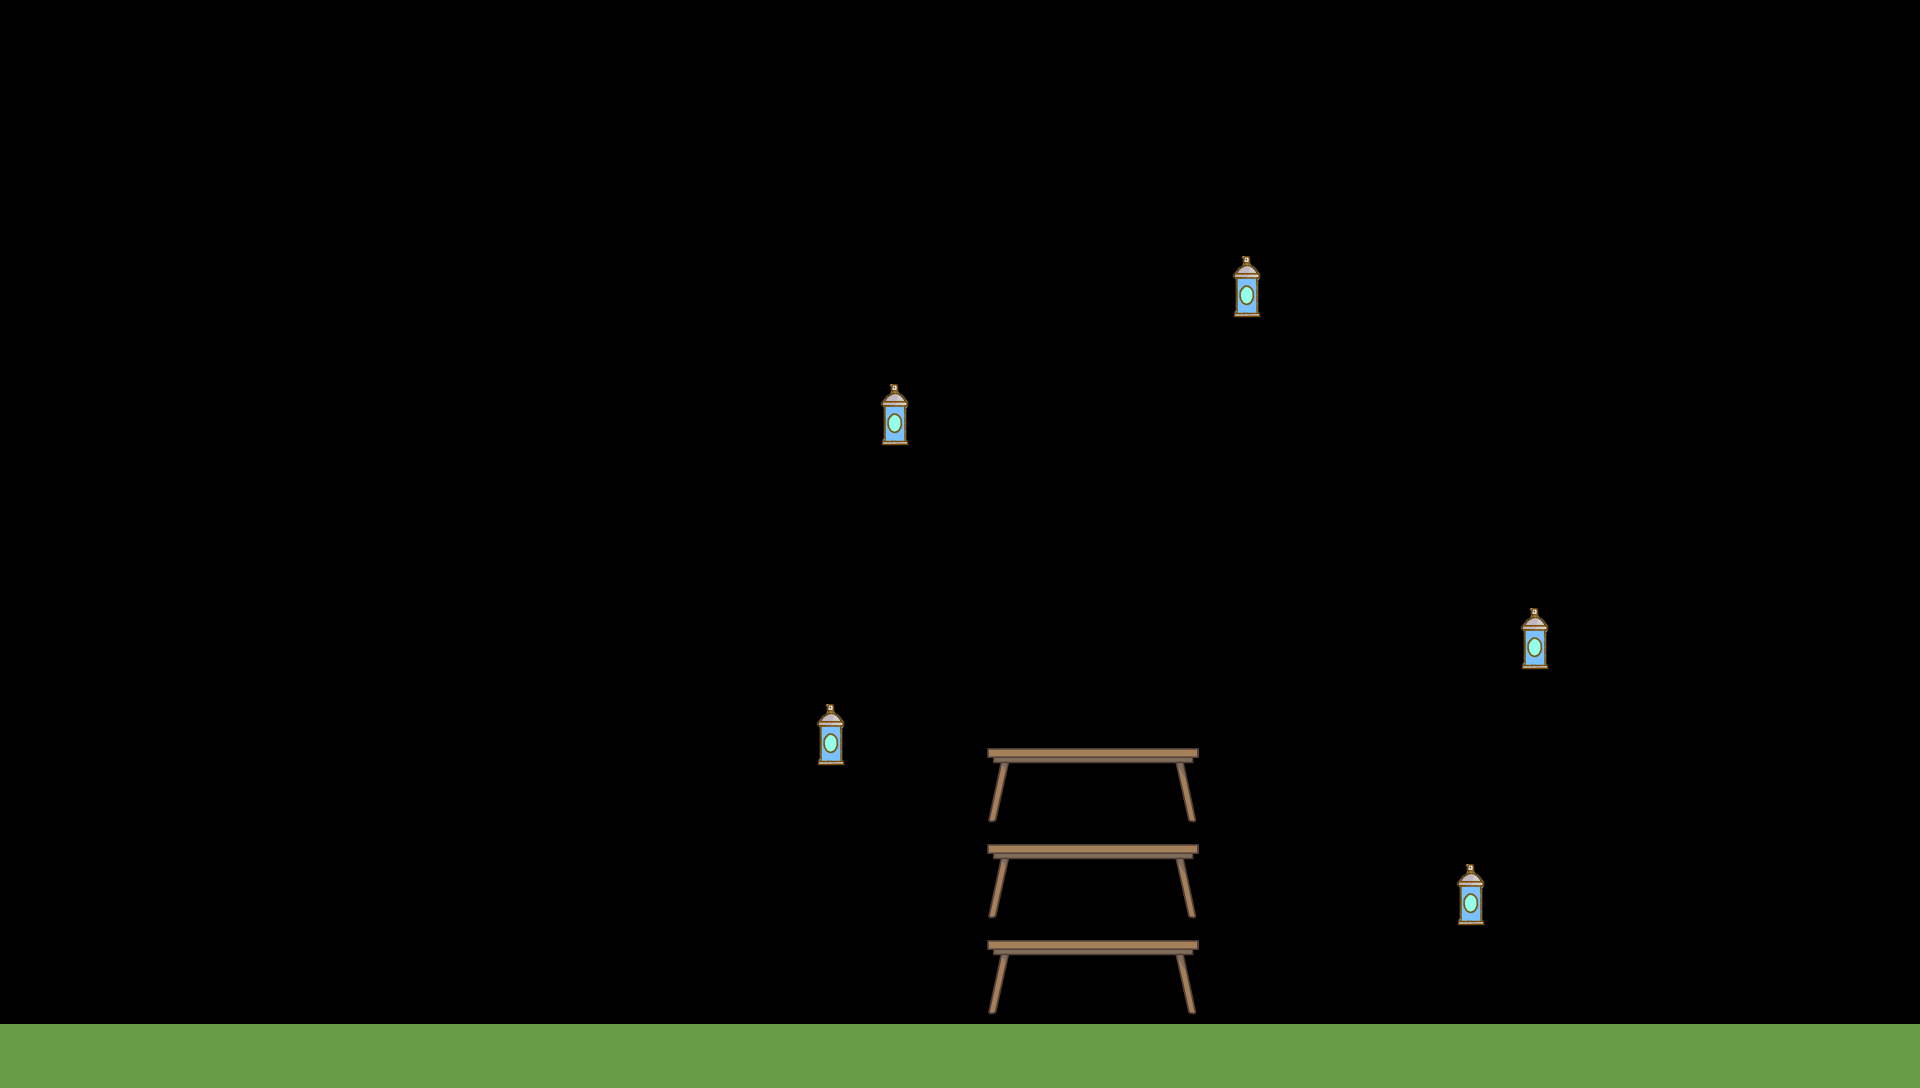

A level layout from a 2D game, rendered from its tile map. Below: a short description, then the map file with tile-grid data replaced by summaries:
An orthogonal 60x34 tile map with 32x32 px tiles, 1 tile layer (Capa de patrones 1).

<map version="1.5" tiledversion="1.7.2" orientation="orthogonal" renderorder="right-down" width="60" height="34" tilewidth="32" tileheight="32" infinite="0" nextlayerid="2" nextobjectid="1">
 <editorsettings>
  <export target="PNIVEL1.tmx" format="tmx" />
 </editorsettings>
 <tileset firstgid="1" name="Atlas" tilewidth="32" tileheight="32" tilecount="6758" columns="109">
  <image source="Atlas.png" width="3500" height="2000" />
  <tile id="1993">
   <properties>
    <property name="Collider" type="bool" value="true" />
   </properties>
  </tile>
  <tile id="1994">
   <properties>
    <property name="Collider" type="bool" value="true" />
   </properties>
  </tile>
  <tile id="1995">
   <properties>
    <property name="Collider" type="bool" value="true" />
   </properties>
  </tile>
  <tile id="1996">
   <properties>
    <property name="Collider" type="bool" value="true" />
   </properties>
  </tile>
  <tile id="1997">
   <properties>
    <property name="Collider" type="bool" value="true" />
   </properties>
  </tile>
  <tile id="1998">
   <properties>
    <property name="Collider" type="bool" value="true" />
   </properties>
  </tile>
  <tile id="1999">
   <properties>
    <property name="Collider" type="bool" value="true" />
   </properties>
  </tile>
  <tile id="2000">
   <properties>
    <property name="Collider" type="bool" value="true" />
   </properties>
  </tile>
  <tile id="2102">
   <properties>
    <property name="Collider" type="bool" value="true" />
   </properties>
  </tile>
  <tile id="2103">
   <properties>
    <property name="Collider" type="bool" value="true" />
   </properties>
  </tile>
  <tile id="2104">
   <properties>
    <property name="Collider" type="bool" value="true" />
   </properties>
  </tile>
  <tile id="2105">
   <properties>
    <property name="Collider" type="bool" value="true" />
   </properties>
  </tile>
  <tile id="2106">
   <properties>
    <property name="Collider" type="bool" value="true" />
   </properties>
  </tile>
  <tile id="2107">
   <properties>
    <property name="Collider" type="bool" value="true" />
   </properties>
  </tile>
  <tile id="2108">
   <properties>
    <property name="Collider" type="bool" value="true" />
   </properties>
  </tile>
  <tile id="2109">
   <properties>
    <property name="Collider" type="bool" value="true" />
   </properties>
  </tile>
  <tile id="2211">
   <properties>
    <property name="Collider" type="bool" value="true" />
   </properties>
  </tile>
  <tile id="2212">
   <properties>
    <property name="Collider" type="bool" value="true" />
   </properties>
  </tile>
  <tile id="2213">
   <properties>
    <property name="Collider" type="bool" value="true" />
   </properties>
  </tile>
  <tile id="2214">
   <properties>
    <property name="Collider" type="bool" value="true" />
   </properties>
  </tile>
  <tile id="2215">
   <properties>
    <property name="Collider" type="bool" value="true" />
   </properties>
  </tile>
  <tile id="2216">
   <properties>
    <property name="Collider" type="bool" value="true" />
   </properties>
  </tile>
  <tile id="2217">
   <properties>
    <property name="Collider" type="bool" value="true" />
   </properties>
  </tile>
  <tile id="2218">
   <properties>
    <property name="Collider" type="bool" value="true" />
   </properties>
  </tile>
 </tileset>
 <layer id="1" name="Capa de patrones 1" width="60" height="34">
  <data>[2040 cells, 212 non-empty, 30 distinct tile ids]</data>
 </layer>
</map>
